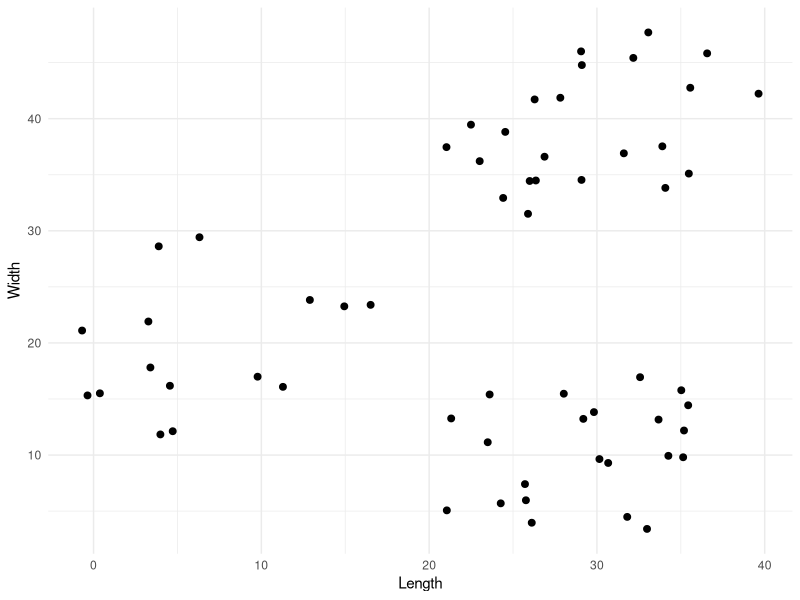
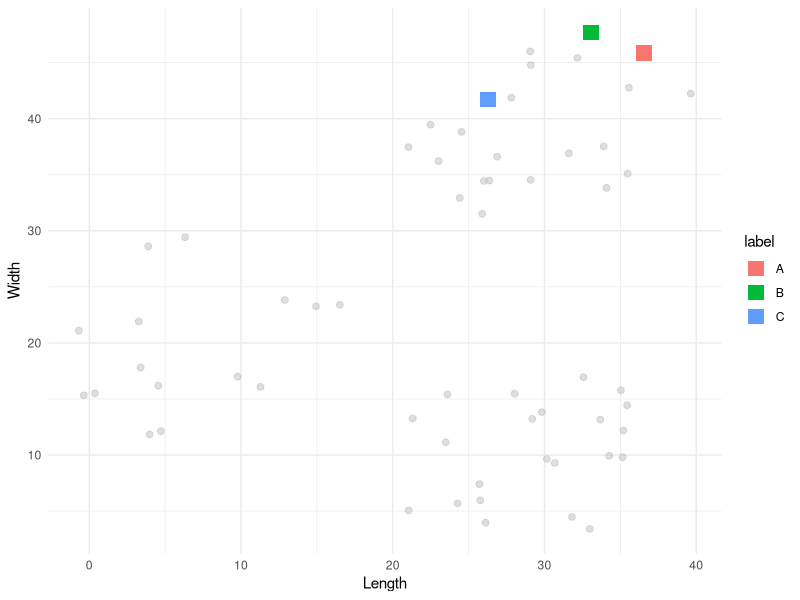
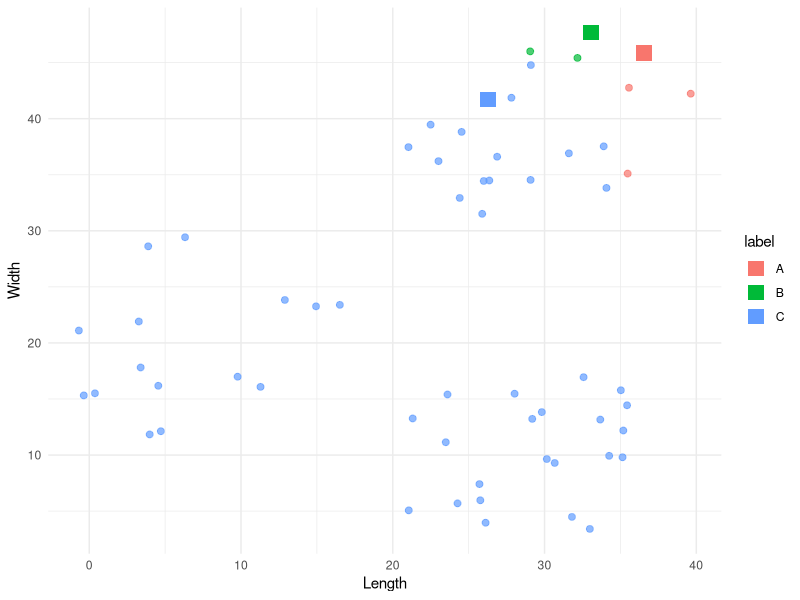
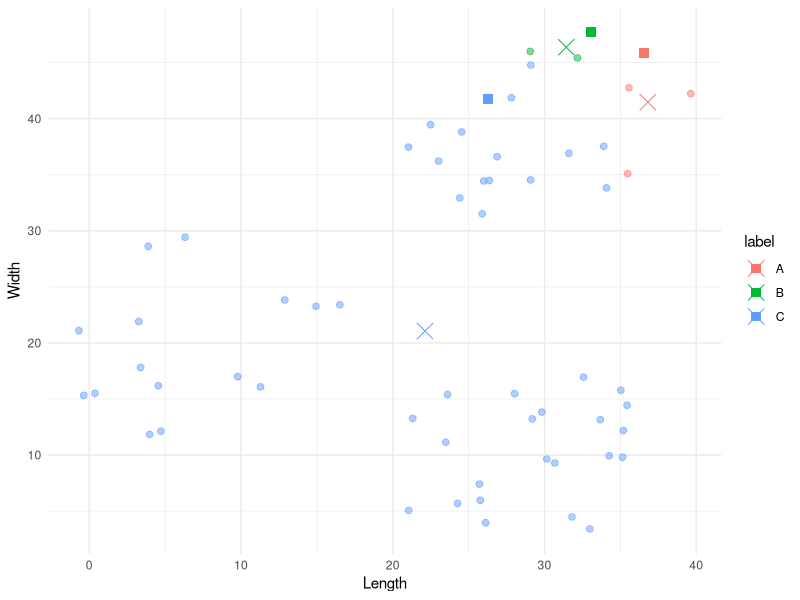
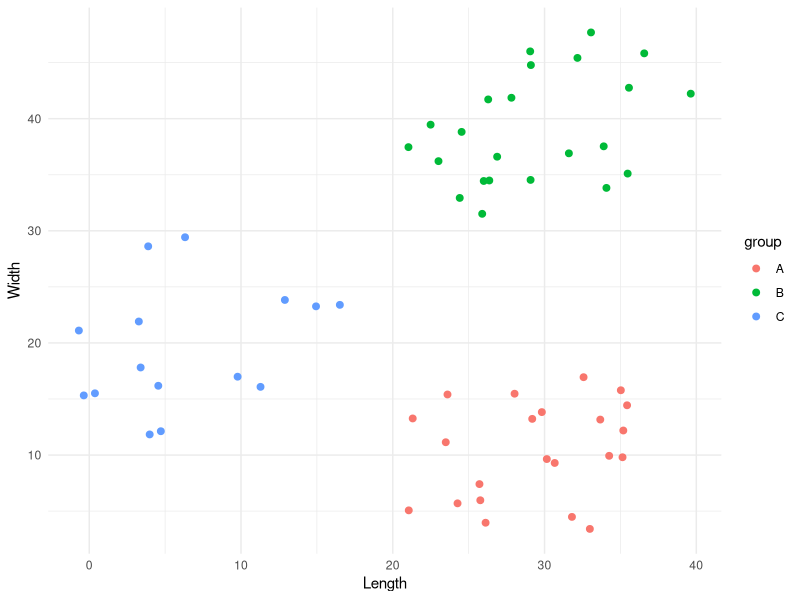
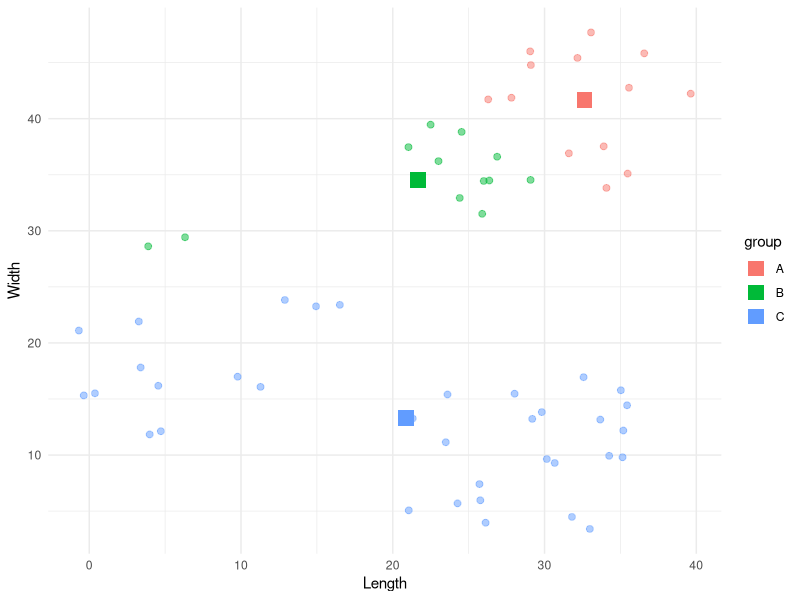
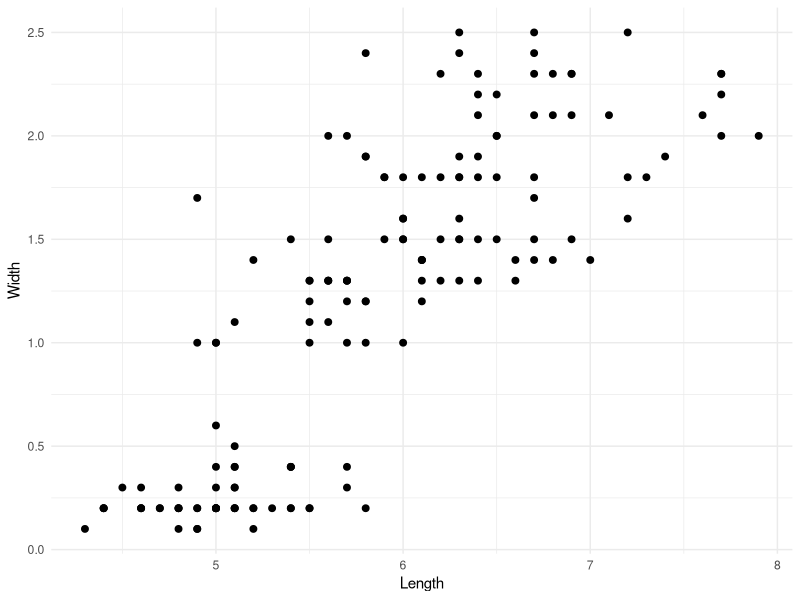
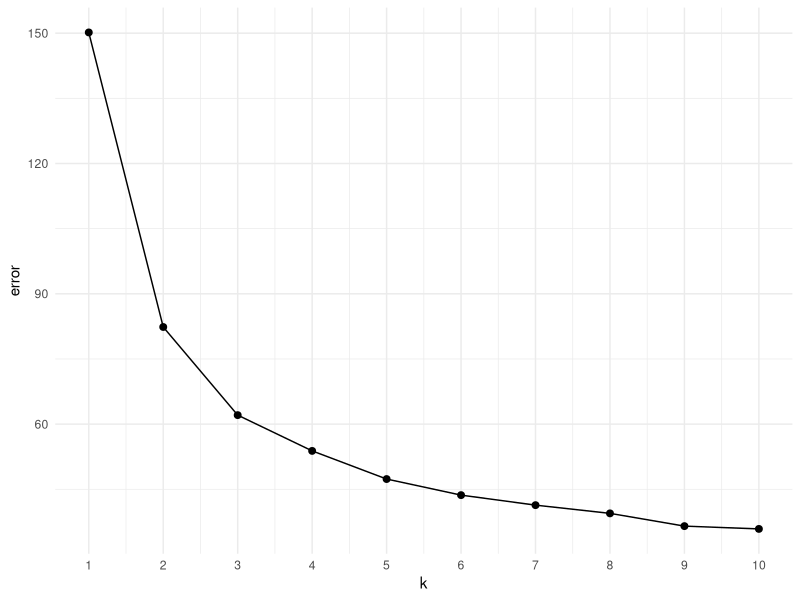

Generate these figures, in order, with R:
## ---- chunk 1
#| include: false

# Libraries
library(tidyverse)
library(here)
library(gganimate)

# Load data
df_original <- read_csv(here('posts', '2022-10-03-k-means-clustering', 'kmeans_data.csv'))

# We store the cluster column and remove it to simplify the process
original_clusters <- df_original$cluster
df <- df_original[1:nrow(df_original), 2:3]
## ---- chunk 2
#| echo: false
head(df)
## ---- chunk 3
#| echo: false

# Plot data
df %>% ggplot(aes(x=x, y=y)) +
  geom_point(size = 2) +
  labs(x = 'Length',
       y = 'Width') +
  theme_minimal()
## ---- chunk 4
#Define number of clusters (k)
k <- 3
## ---- chunk 5
# Define function that select k centroids from a dataset.By default the function will select 2 centroids if no k is provided

pick_centroids <- function(data, k, seed=1234){
  # Randomly select k rows from the dataset provided
  set.seed(seed)
  centroids <- data[sample(nrow(data),k), ]
  # Add a unique letter label
  centroids <- cbind(centroids, 'label'=LETTERS[1:k])
  return(centroids)
}
## ---- chunk 6
# Select first centroids
centroids_1 <- pick_centroids(df, k=3, seed=19)

# Visualise them
df %>% 
  ggplot(aes(x=x, y=y)) +
  geom_point(size=2, alpha=0.5, colour='gray') +
  geom_point(data=centroids_1, aes(x=x, y=y, colour=label), size=5, shape=15) +
  labs(x = 'Length',
       y = 'Width') +
  theme_minimal()
## ---- chunk 7
# Define function to compute the Euclidean distance
euclidean_distance <- function(data, centroid){
  distance <- sapply(1:nrow(data), function(i){
    sqrt(sum((data[i,] - centroid)^2))
  })
  return(distance)
}


# Define a function that applies the euclidean distance to each point and returns the minimum 
# Note that this function presupposes that the centroids have a x and y coordinates columns
find_min_distance <- function(data, centroids, c_coord){
  # Firstly we compute the distance between each point and each centroid
  distances <- sapply(1:nrow(centroids), function(i){
    euclidean_distance(data, centroids[i, c_coord])
  })
  
  # For each point let's find the centroid with the minimum distance
  min_idx <- apply(distances, 1, which.min)
  
  # We also extract the minimum distance so we can return it
  min_distance <- apply(distances, 1, FUN = min)
  
  # Extract the associated labels
  min_labels <- sapply(1:length(min_idx), function(i){
    centroids$label[min_idx[i]]
  })
  
  return(list('error'=min_distance, 'labels'=min_labels))
}

## ---- chunk 8
first_iter <- find_min_distance(df, centroids_1, c('x', 'y'))

# Let's plot this
cbind(df, 'label' = first_iter$labels) %>% 
  ggplot(aes(x=x, y=y, colour = label)) +
  geom_point(size=2, alpha=0.7) +
  geom_point(data=centroids_1, aes(x=x, y=y, colour=label), shape=15, size=5) +
  labs(x = 'Length',
       y = 'Width') +
  theme_minimal()

## ---- chunk 9
update_centroids <- function(df, labels){
  new <- cbind(df, 'label' = labels) %>% 
    group_by(label) %>% 
    summarise(x = mean(x), 
              y = mean(y)) %>% 
    relocate(label)
    
  return(new)
}

# Compute new centroids
centroids_2 <- update_centroids(df, first_iter$labels)

# Plot old and new centroids
cbind(df, 'label'=first_iter$labels) %>% 
  ggplot(aes(x=x, y=y, colour=label)) +
  geom_point(size=2, alpha=0.5) +
  geom_point(data=centroids_1, aes(x=x, y=y, colour=label), size=3, shape=15) +
  geom_point(data=centroids_2, aes(x=x, y=y, colour=label), size=5, shape=4) +
  labs(x = 'Length',
       y = 'Width') +
  theme_minimal()
## ---- chunk 10
my_kmeans <- function(data, k=2, c_coord= c('x', 'y'), tolerance=1e-4, seed=1234){
  # Firstly we find the first centroids
  current_centroids <- pick_centroids(data, k=k, seed=seed)
  
  # Create datasets were to store results
  labelling <- c()
  centroids <- current_centroids
  
  # Reiterate labelling - assignment - update centroids
  continue <- TRUE
  iter <- 0
  previous_error <- 0
  while(continue){
    
    # Assign data to centroids
    current_groups <- find_min_distance(data, current_centroids, c_coord)
    
    # Store assigned labels with column name as the iteration number
    iter <- iter + 1
    labelling <- cbind(labelling, current_groups$labels)
    
    # Update centroids
    current_centroids <- update_centroids(data, current_groups$labels)
    centroids <- rbind(centroids, current_centroids)
    
    # Check if we have minimizes the error below the threshold
    current_error <- sum(current_groups$error)
    current_err_diff <- abs(previous_error - current_error)
    print(sprintf('Iteration %s -> Error: %s', iter, current_err_diff))
    if(current_err_diff <= tolerance){
      continue = FALSE
    }
    # If we did not reach the tolerance, update the current error
    previous_error <- current_error
    
  }
  colnames(labelling) <- 1:iter
  # remove last centroid data as it has not been used and assign iter values
  centroids <- centroids[1:(nrow(centroids)-k), ]
  centroids <- cbind(centroids, 'iter'=rep(1:iter, each=k))
  return(list('lables'=labelling, 'centroids'=centroids, 'error'=current_groups$error))
}
## ---- chunk 11
results1 <- my_kmeans(df, k=3, c_coord=c('x', 'y'), tolerance=1e-4, seed=4)
## ---- chunk 12
cbind(df, 'group'=results1$lables[, ncol(results1$lables)]) %>%
  ggplot(aes(x=x, y=y, colour = group)) +
  geom_point(size=2) +
  labs(x = 'Length',
       y = 'Width') +
  theme_minimal()
## ---- chunk 13
results2 <- my_kmeans(df, k=3, c_coord=c('x', 'y'), tolerance=1e-4, seed=19)
cbind(df, 'group'=results2$lables[, ncol(results2$lables)]) %>%
  ggplot(aes(x=x, y=y, colour = group)) +
  geom_point(size=2, alpha=.5) +
  geom_point(data=results2$centroids %>% filter(iter==max(iter)), aes(x=x, y=y, colour=label), shape=15, size=5) +
  labs(x = 'Length',
       y = 'Width') +
  theme_minimal()
## ---- chunk 14
iris %>% 
  ggplot(aes(x=Sepal.Length, y=Petal.Width)) +
  geom_point(size=2) +
  labs(x = 'Length',
       y = 'Width') +
  theme_minimal()
## ---- chunk 15
#| output: false

ks <- 1:10
errors <- rep(0, length(ks))
iris_df <- iris[, c('Sepal.Length', 'Petal.Width')]
colnames(iris_df) <- c('x', 'y')
for(r in ks){
  errors[r] <- sum(my_kmeans(iris_df, k=r)$error)
}
## ---- chunk 16
# Make scree plot of the errors
data.frame('error'=errors, 'k'=1:length(errors)) %>% 
  ggplot(aes(x=k, y=error)) +
  geom_point(size=2) +
  geom_line() +
  scale_x_continuous(breaks = 1:length(errors)) +
  theme_minimal()
## ---- chunk 17
# Compute kmeans with 3 nd 4 clusters clusters
iris_k3 <- my_kmeans(iris_df, k = 3)
iris_k4 <- my_kmeans(iris_df, k = 4)

# Add clustering information resulting from k=3 and k=4 and plot
iris_mykmean <- cbind(iris_df, 
      'k3' = iris_k3$lables[, ncol(iris_k3$lables)],
      'k4' = iris_k4$lables[, ncol(iris_k4$lables)]) %>% 
  pivot_longer(cols = starts_with('k'),
               values_to = 'labels',
               names_to = 'k')
  
iris_mykmean %>% 
  ggplot(aes(x=x, y=y, colour=labels)) +
  geom_point(size=2) +
  labs(x = 'Length',
       y = 'Width') +
  facet_grid(.~k) +
  theme_minimal()
## ---- chunk 18
# Compute kmeans with 3 nd 4 clusters clusters
iris_k3 <- my_kmeans(iris_df, k = 3, seed = 0905)
iris_k4 <- my_kmeans(iris_df, k = 4, seed = 0905)

# Add clustering information resulting from k=3 and k=4 and plot
iris_mykmean <- cbind(iris_df, 
      'k3' = iris_k3$lables[, ncol(iris_k3$lables)],
      'k4' = iris_k4$lables[, ncol(iris_k4$lables)]) %>% 
  pivot_longer(cols = starts_with('k'),
               values_to = 'labels',
               names_to = 'k')
  
iris_mykmean %>% 
  ggplot(aes(x=x, y=y, colour=labels)) +
  geom_point(size=2) +
  labs(x = 'Length',
       y = 'Width') +
  facet_grid(.~k) +
  theme_minimal()
## ---- chunk 19
iris %>% 
  ggplot(aes(x=Sepal.Length, y=Petal.Width, colour=Species)) +
  geom_point(size=2) + 
  theme_minimal()
## ---- chunk 20
# Let's assign a species label to to A, B, D clusters
species <- unique(iris$Species)

# Merge datasets and code whether there groups are the same
iris_binded <- cbind(iris, 'my_kmeans' = iris_k3$lables[, ncol(iris_k3$lables)]) %>% 
  mutate(
    my_species = case_when(
      my_kmeans == 'A' ~ species[3],
      my_kmeans == 'B' ~ species[1], 
      TRUE ~ species[2]),
    equal = case_when(my_species != Species ~ 0,
                      TRUE ~ 1))

# Plot highlighting difference
iris_binded %>% 
  ggplot(aes(x=Sepal.Length, y=Petal.Width, colour = factor(equal))) +
  geom_point(size = 3) +
  scale_colour_manual(values = c('red', 'lightgray'), name = 'Difference', labels = c('different', 'equal')) +
  labs(x = 'Length',
       y = 'Width') +
  theme_minimal()
